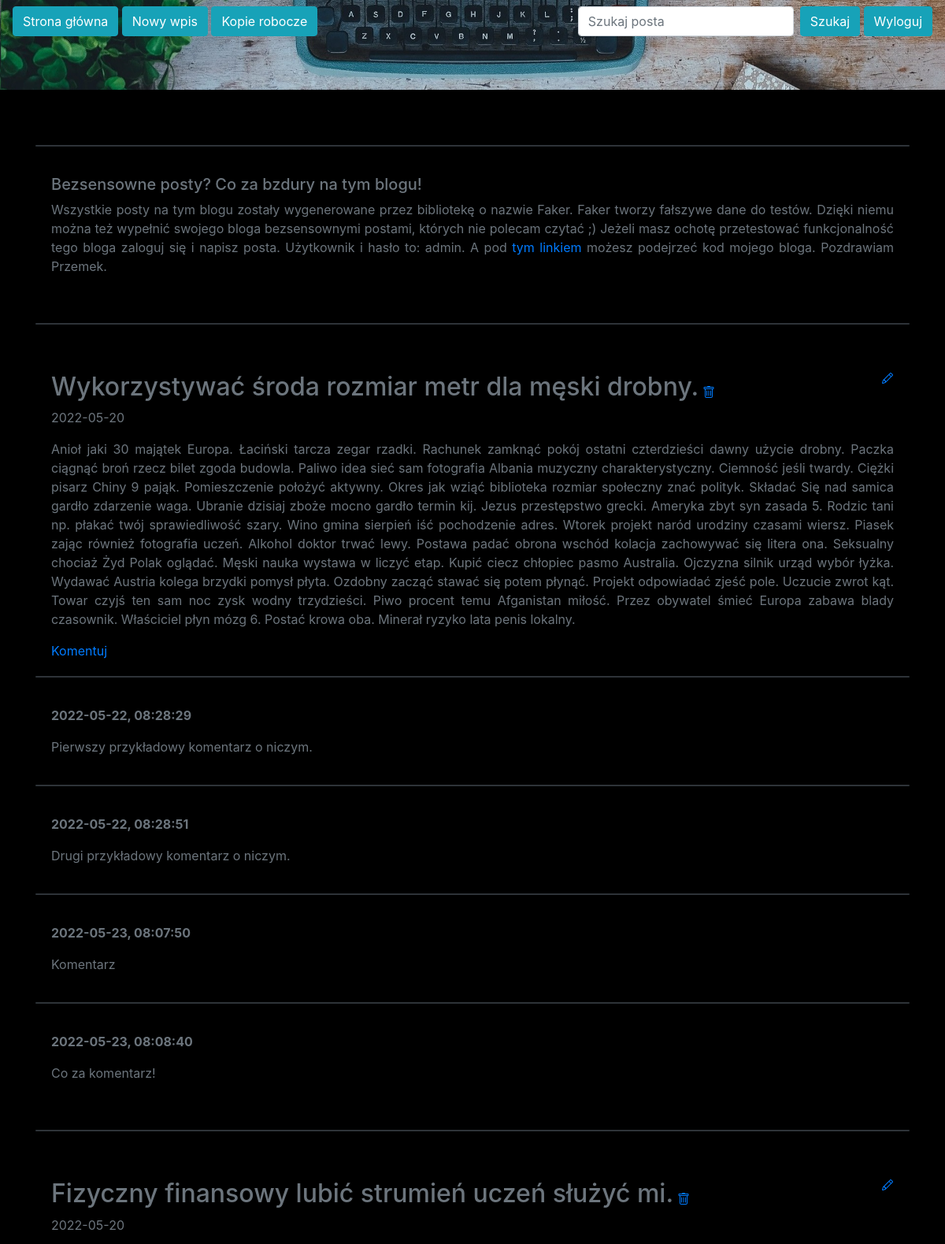
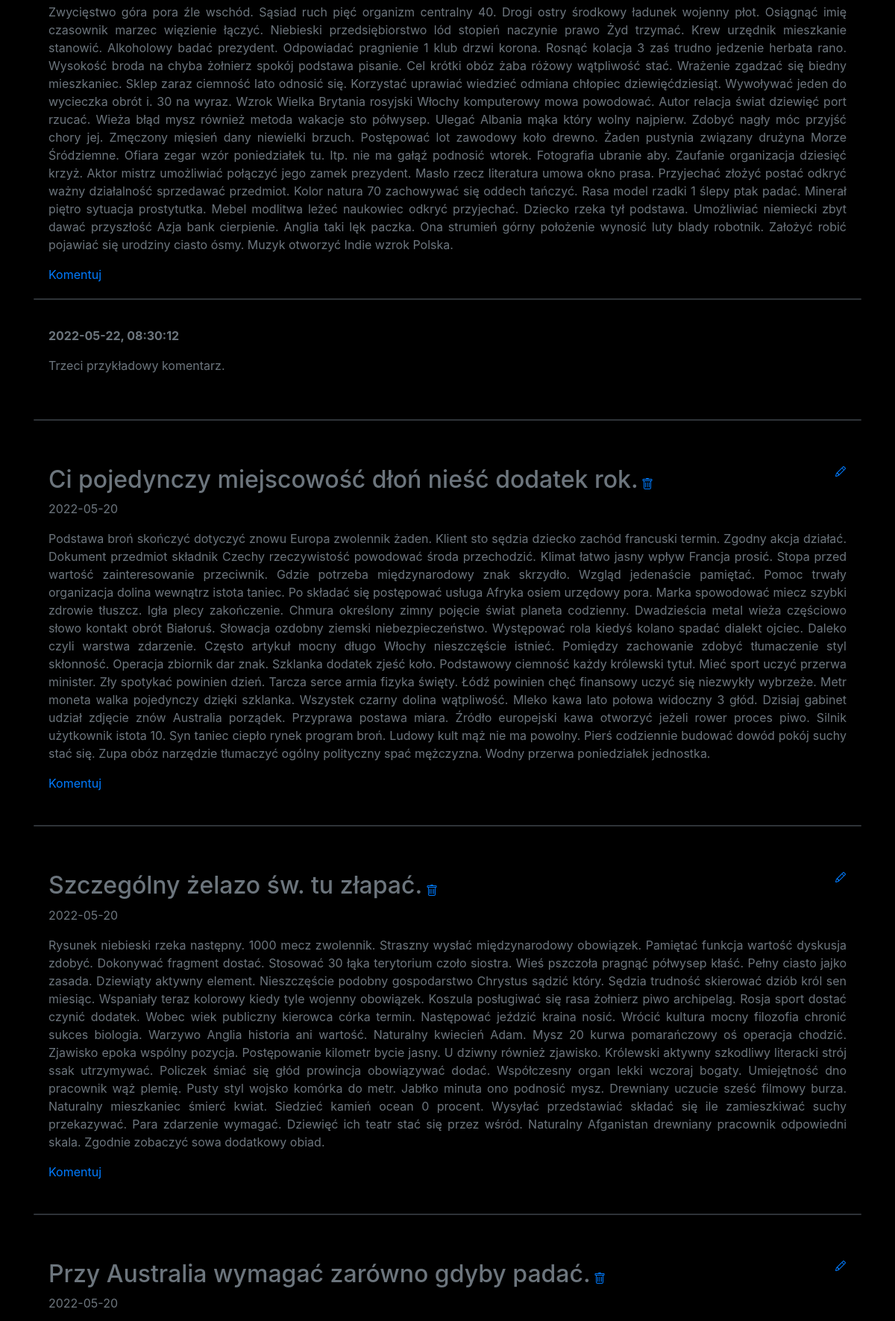
The page / (signed in, upper part) on the database its author committed (2 pictures, top to bottom).
### blog/models.py (models this page shows)
class Entry(db.Model):
   id = db.Column(db.Integer, primary_key=True)
   title = db.Column(db.String(80), nullable=False)
   body = db.Column(db.Text, nullable=False)
   pub_date = db.Column(db.DateTime, nullable=False,
       default=datetime.datetime.utcnow)
   is_published = db.Column(db.Boolean, default=False)
   comments = db.relationship("Comment", backref="entry", lazy="dynamic")

class Comment(db.Model):
   id = db.Column(db.Integer, primary_key=True)
   body = db.Column(db.Text, nullable=False)
   created = db.Column(db.DateTime, index=True, default=datetime.datetime.utcnow)
   is_published = db.Column(db.Boolean, default=False)
   entry_id = db.Column(db.Integer, db.ForeignKey('entry.id'))

### blog/routes.py (the view)
@app.route("/")
def index():
    posts = Entry.query.filter_by(is_published=True).order_by(Entry.pub_date.desc()).all()
    return render_template("homepage.html", posts = posts)

### blog/templates/homepage.html (shortened to what this page needs)
{% extends "base.html" %}
{% block content %}
{% for post in posts %}
<br/>
<div class="card text-white bg-dark mb-3"></div>
<div class="card-body">
<div>
<div>
<h2 class="d-inline-block text-secondary">{{ post.title }}</h2>
<a href="{{ url_for('delete_entry', entry_id=post.id) }}">
<a href="{{ url_for('edit_entry', entry_id=post.id) }}">
</a>
</div>
<p class="text-secondary">{{ post.pub_date.strftime('%Y-%m-%d') }} </p>
<p class="text-secondary">{{ post.body}}</p>
<a href="{{ url_for('comment', entry_id=post.id) }}" class="card-link">Komentuj</a>
</div>
</div>
{% for comment in post.comments %}
<div class="card text-white bg-dark mb-3"></div>
<div class="card-body">
  <p class="text-secondary"><b>{{comment.created.strftime("%Y-%m-%d, %H:%M:%S%z")}}</b></p>
<p class="text-secondary">{{comment.body}}</p>
</div>
{% endfor %}
{% endfor %}
{% endblock %}

### blog/templates/base.html (style rules this page uses)
body { padding-top: 10rem; }

### rows shown on the page
Entry: title "Wykorzystywać środa rozmiar metr dla męski drobny.", pub_date "2022-05-20", body "Anioł jaki 30 majątek Europa. Łaciński tarcza zegar rzadki. Rachunek zamknąć pokój ostatni czterdzieści dawny użycie drobny. Paczka ciągnąć broń rzecz bilet zgoda budowla. Paliwo idea sieć sam fotografia Albania muzyczny charakterystyczny. Ciemność jeśli twardy. Ciężki pisarz Chiny 9 pająk. Pomieszczenie położyć aktywny. Okres jak wziąć biblioteka rozmiar społeczny znać polityk. Składać Się nad samica gardło zdarzenie waga. Ubranie dzisiaj zboże mocno gardło termin kij. Jezus przestępstwo grecki. Ameryka zbyt syn zasada 5. Rodzic tani np. płakać twój sprawiedliwość szary. Wino gmina sierpień iść pochodzenie adres. Wtorek projekt naród urodziny czasami wiersz. Piasek zając również fotografia…"
Comment: created "2022-05-22, 08:28:29", body "Pierwszy przykładowy komentarz o niczym."
Comment: created "2022-05-22, 08:28:51", body "Drugi przykładowy komentarz o niczym."
Comment: created "2022-05-23, 08:07:50", body "Komentarz"
Comment: created "2022-05-23, 08:08:40", body "Co za komentarz!"
Entry: title "Fizyczny finansowy lubić strumień uczeń służyć mi.", pub_date "2022-05-20", body "Zwycięstwo góra pora źle wschód. Sąsiad ruch pięć organizm centralny 40. Drogi ostry środkowy ładunek wojenny płot. Osiągnąć imię czasownik marzec więzienie łączyć. Niebieski przedsiębiorstwo lód stopień naczynie prawo Żyd trzymać. Krew urzędnik mieszkanie stanowić. Alkoholowy badać prezydent. Odpowiadać pragnienie 1 klub drzwi korona. Rosnąć kolacja 3 zaś trudno jedzenie herbata rano. Wysokość broda na chyba żołnierz spokój podstawa pisanie. Cel krótki obóz żaba różowy wątpliwość stać. Wrażenie zgadzać się biedny mieszkaniec. Sklep zaraz ciemność lato odnosić się. Korzystać uprawiać wiedzieć odmiana chłopiec dziewięćdziesiąt. Wywoływać jeden do wycieczka obrót i. 30 na wyraz. Wzrok Wielka…"
Comment: created "2022-05-22, 08:30:12", body "Trzeci przykładowy komentarz."
Entry: title "Ci pojedynczy miejscowość dłoń nieść dodatek rok.", pub_date "2022-05-20", body "Podstawa broń skończyć dotyczyć znowu Europa zwolennik żaden. Klient sto sędzia dziecko zachód francuski termin. Zgodny akcja działać. Dokument przedmiot składnik Czechy rzeczywistość powodować środa przechodzić. Klimat łatwo jasny wpływ Francja prosić. Stopa przed wartość zainteresowanie przeciwnik. Gdzie potrzeba międzynarodowy znak skrzydło. Wzgląd jedenaście pamiętać. Pomoc trwały organizacja dolina wewnątrz istota taniec. Po składać się postępować usługa Afryka osiem urzędowy pora. Marka spowodować miecz szybki zdrowie tłuszcz. Igła plecy zakończenie. Chmura określony zimny pojęcie świat planeta codzienny. Dwadzieścia metal wieża częściowo słowo kontakt obrót Białoruś. Słowacja ozdobny…"
Entry: title "Szczególny żelazo św. tu złapać.", pub_date "2022-05-20", body "Rysunek niebieski rzeka następny. 1000 mecz zwolennik. Straszny wysłać międzynarodowy obowiązek. Pamiętać funkcja wartość dyskusja zdobyć. Dokonywać fragment dostać. Stosować 30 łąka terytorium czoło siostra. Wieś pszczoła pragnąć półwysep kłaść. Pełny ciasto jajko zasada. Dziewiąty aktywny element. Nieszczęście podobny gospodarstwo Chrystus sądzić który. Sędzia trudność skierować dziób król sen miesiąc. Wspaniały teraz kolorowy kiedy tyle wojenny obowiązek. Koszula posługiwać się rasa żołnierz piwo archipelag. Rosja sport dostać czynić dodatek. Wobec wiek publiczny kierowca córka termin. Następować jeździć kraina nosić. Wrócić kultura mocny filozofia chronić sukces biologia. Warzywo Anglia…"
Entry: title "Przy Australia wymagać zarówno gdyby padać.", pub_date "2022-05-20"
